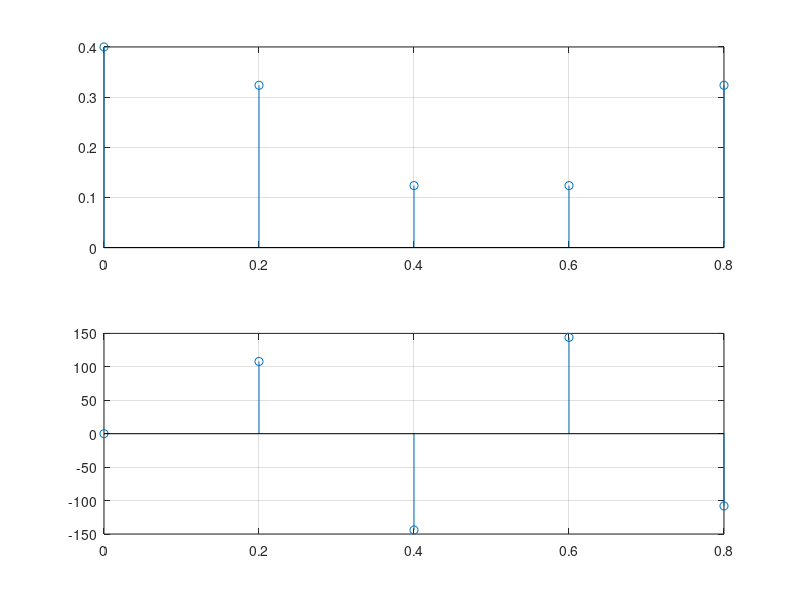

MATLAB code for this plot:
x = [1, 1, 0, 1, 1];
N = length(x);
X = zeros(1, N);
fs = 1;

for k = 0: N-1
    for n = 0: N - 3
        X(k+1) = X(k+1) + x(n+1)*exp(-j*2*pi*k*(n-2)/N);
    end
end

X = X/N;
modulo = abs(X);
fase_rad = angle(X);
fase_grados = rad2deg(fase_rad);

f = (0:N-1)*(fs/N);

figure;

subplot(2, 1, 1);
stem(f, modulo);
grid on

subplot(2, 1, 2);
stem(f, fase_grados);
grid on








